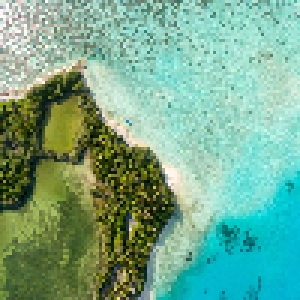
#> input picture HW6/image1.png, 100 x 100 px (shown 3 times larger)
$ jupyter execute --allow-errors HW6.ipynb   (shell and % lines are left out)
#> lines starting #> are read from the running program, lines starting #| are printed output that depends on the picture
[cell 1]
import numpy as np
import cv2
import os
from scipy.spatial.distance import pdist,squareform
from mpl_toolkits.mplot3d import Axes3D
import matplotlib.pyplot as plt
from array2gif import write_gif

# predefine colormap
colormap= np.random.choice(range(256),size=(100,3))
#colormap=np.asarray([[255,0,0],[0,255,0],[0,0,255],[255,255,0],[0,255,255],[255,0,255],[255,255,255]],dtype=np.uint8)

def imread(path):
    '''
    @param path:
    @return: (H*W,C) flatten_image ndarray
    '''
    image = cv2.imread(path)
    H, W, C = image.shape
    image_flat = np.zeros((W * H, C))
    for h in range(H):
        image_flat[h * W:(h + 1) * W] = image[h]

    return image_flat,H,W

def precomputed_kernel(X,gamma_s=1,gamma_c=1):
    '''
    kernel function: k(x,x')= exp(-r_s*||S(x)-S(x')||**2)* exp(-r_c*||C(x)-C(x')||**2)
    :@param X: (H*W=10000,rgb=3) ndarray
    :@param gamma_s: gamma of spacial
    :@param gamma_c: gamma of color
    :@return : (10000,10000) ndarray
    '''
    n=len(X)
    # S(x) spacial ingormation
    S=np.zeros((n,2))
    for i in range(n):
        S[i]=[i//100,i%100]
    K=squareform(np.exp(-gamma_s*pdist(S,'sqeuclidean')))*squareform(np.exp(-gamma_c*pdist(X,'sqeuclidean')))

    return K

def visualize(X,k,H,W):
    '''
    @param X: (10000) belonging classes ndarray
    @param k: #clusters
    @param H: image_H
    @param W: image_W
    @return : (H,W,3) ndarray
    '''
    colors= colormap[:k,:] #select the color for ploting the cluster
    res=np.zeros((H,W,3))
    for h in range(H):
        for w in range(W):
            #print(X[h*W+w],colors.shape)
            res[h,w,:]=colors[X[h*W+w]]

    return res.astype(np.uint8)

def plot_eigenvector(xs,ys,zs,C):
    '''
    only for 3-dim datas
    @param xs: (#datapoint) ndarray
    @param ys: (#datapoint) ndarray
    @param zs: (#datapoint) ndarray
    @param C: (#datapoint) ndarray, belonging class
    '''
    fig=plt.figure()
    ax=Axes3D(fig)
    markers=['o','^','s']
    for marker,i in zip(markers,np.arange(3)):
        ax.scatter(xs[C==i],ys[C==i],zs[C==i],marker=marker)

    ax.set_xlabel('eigenvector 1st dim')
    ax.set_ylabel('eigenvector 2nd dim')
    ax.set_zlabel('eigenvector 3rd dim')
    #plt.show()

def save_gif(segments,gif_path):
    # use the array2gif
    for i in range(len(segments)):
        segments[i] = segments[i].transpose(1, 0, 2)
    write_gif(segments, gif_path, fps=2)
EPS=1e-9

def initial_mean(X,k,initType):
    '''
    @param X: (#datapoint,#features) ndarray
    @param k: #clusters
    @param initType: 'random','pick','k_means_plusplus'
    @return: (k,#features) ndarray, Kij: cluster i's j-dim value
    '''
    Cluster = np.zeros((k, X.shape[1]))
    if initType == 'k_means_plusplus':
        #pick 1 cluster_mean
        Cluster[0]=X[np.random.randint(low=0,high=X.shape[0],size=1),:]
        #pick k-1 cluster_mean
        for c in range(1,k):
            Dist=np.zeros((len(X),c))
            for i in range(len(X)):
                for j in range(c):
                    Dist[i,j]=np.sqrt(np.sum((X[i]-Cluster[j])**2))
            #choose the farest point to the next cluster_mean
            Dist_square = Dist**2
            Dist_max = np.argmax(Dist_square, axis=1)
            Cluster[c]=X[Dist_max[c-1]]
    elif initType=='pick':
        #random select by uniform distribution
        random_pick=np.random.randint(low=0,high=X.shape[0],size=k)
        Cluster=X[random_pick,:]
    else:
        #random select by normal distribution
        X_mean=np.mean(X,axis=0)
        X_std=np.std(X,axis=0)
        for c in range(X.shape[1]):
            Cluster[:,c]=np.random.normal(X_mean[c],X_std[c],size=k)

    return Cluster

def kmeans(X,k,H,W,initType='random'):
    '''
    k clusters
    @param X: (#datapoint,#features) ndarray
    @param k: # clusters
    @param H: image H
    @param W: image W
    @return: (#datapoint) ndarray, Ci: belonging class of each data point
    @return: ndarray list ready for gif
    '''
    #set the initialization
    Mean=initial_mean(X,k,initType)
    print('finish init')
    # Classes of each Xi
    C=np.zeros(len(X),dtype=np.uint8)
    segments=[]

    diff=1e9
    count=1
    while diff>EPS :
        # E-step
        #classify the class of each Xi
        for i in range(len(X)):
            dist=np.sqrt(np.sum((Mean-X[i])**2,axis=1))
            C[i]=np.argmin(dist)

        # M-step
        #calculate the center of each cluster (Ci)
        New_Mean=np.zeros(Mean.shape)
        for i in range(k):
            belong=np.argwhere(C==i).reshape(-1)
            for j in belong:
                New_Mean[i]=New_Mean[i]+X[j]
            if len(belong)>0:
                New_Mean[i]=New_Mean[i]/len(belong)

        diff = np.sum((New_Mean - Mean)**2)
        Mean=New_Mean

        # visualize
        segment = visualize(C,k,H,W)
        segments.append(segment)


        count+=1

    return C,segments

[cell 2]
#PART1,2
img_path='image1.png'
image_flat,HEIGHT,WIDTH=imread(img_path)
#> in imread, image is the input picture: shape (100, 100, 3); mean B, G, R 141.1, 169.4, 117.4
#> HEIGHT = 100; WIDTH = 100
gamma_s=0.001
gamma_c=0.001
k=3  # k clusters
k_means_initType='k_means_plusplus'
gif_path=os.path.join('GIF','{}_{}Clusters_{}'.format(img_path.split('.')[0],k,'kernel k-means.gif'))

Gram=precomputed_kernel(image_flat,gamma_s,gamma_c)
#> in precomputed_kernel, `n=len(X)`: n = 10000

belongings,segments=kmeans(Gram,k,HEIGHT,WIDTH,initType=k_means_initType)
#> in kmeans, `C=np.zeros(len(X),dtype=np.uint8)`: C = 10000 values from 0 to 0
#> the loop in kmeans, `while diff>EPS :` made 10 passes
#> diff on pass 1: 188.8
#> pass 1, in kmeans, `segment = visualize(C,k,H,W)`:
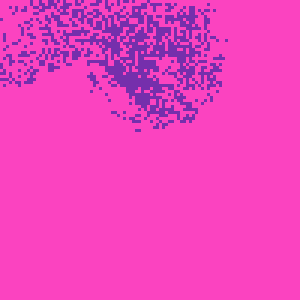
#> segment: shape (100, 100, 3) (shown 3 times larger); mean of channels 0, 1, 2 189.9, 64.9, 236.6; drawn as B, G, R
#> pass 2, in kmeans, `segment = visualize(C,k,H,W)`:
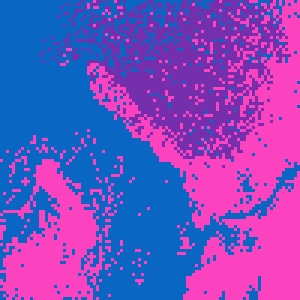
#> segment: shape (100, 100, 3) (shown 3 times larger); mean of channels 0, 1, 2 189.5, 78.9, 120; drawn as B, G, R
#> pass 3, in kmeans, `segment = visualize(C,k,H,W)`:
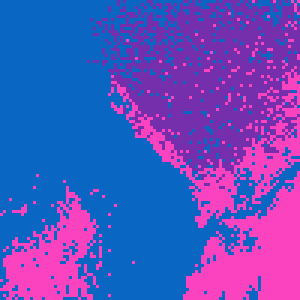
#> segment: shape (100, 100, 3) (shown 3 times larger); mean of channels 0, 1, 2 189, 81.6, 91.4; drawn as B, G, R
#> after the loop in kmeans, `while diff>EPS :`: C = 10000 values, max 2 at index 0, min 0 at index 50, mean 1.41; count = 11; segments = 10 items
#> belongings has the same summary as C in kmeans; segments = 10 items
#save_gif(segments,gif_path)

[cell 3]
segments[0].shape
#> Out = (100, 100, 3)

[cell 4]
#PART3
img_path='image1.png'
image_flat,HEIGHT,WIDTH=imread(img_path)
gamma_s=0.001
gamma_c=0.001
k=3  # k clusters
k_means_initType='k_means_plusplus'


#> (the rest of this cell did not finish here and is left out)

#kmeans
belongings,segments=kmeans(Gram,k,HEIGHT,WIDTH,initType=k_means_initType)
gif_path=os.path.join('PART3','{}_{}Clusters_{}'.format(k_means_initType,k,'kernel k-means.gif'))
save_gif(segments,gif_path)
belongings,segments=kmeans(Gram,k,HEIGHT,WIDTH,initType='pick')
k_means_initType = 'pick'
gif_path=os.path.join('PART3','{}_{}Clusters_{}'.format(k_means_initType,k,'kernel k-means.gif'))
save_gif(segments,gif_path)
belongings,segments=kmeans(Gram,k,HEIGHT,WIDTH)
k_means_initType = 'random_normal'
gif_path=os.path.join('PART3','{}_{}Clusters_{}'.format(k_means_initType,k,'kernel k-means.gif'))
save_gif(segments,gif_path)

#> (a cell that did not finish here is left out)

# degree matrix
D=np.diag(np.sum(W,axis=1))
# laplacian matrix
L=D-W
D_inverse_square_root=np.diag(1/np.diag(np.sqrt(D)))
L_sym=D_inverse_square_root@L@D_inverse_square_root
# calculate the eigenvalue and eigenvector
eigenvalue,eigenvector=np.linalg.eig(L_sym)
sort_index=np.argsort(eigenvalue)
# U:(n,k)
U=eigenvector[:,sort_index[1:1+k]]
# normalized
# T:(n,k) each row with norm 1
sums=np.sqrt(np.sum(np.square(U),axis=1)).reshape(-1,1)
T=U/sums

# k-means
k_means_initType='k_means_plusplus'
belongings,segments=kmeans(Gram,k,HEIGHT,WIDTH,initType=k_means_initType)
gif_path=os.path.join('PART3','{}_{}Clusters_{}'.format(k_means_initType,k,'normalized.gif'))
save_gif(segments,gif_path)

[cell 6]
#normalized spectral clustering
gif_path=os.path.join('GIF','{}_{}Clusters_{}'.format(img_path.split('.')[0],k,'normalized.gif'))
# similarity matrix
#> (the rest of this cell did not finish here and is left out)

# degree matrix
D=np.diag(np.sum(W,axis=1))
# laplacian matrix
L=D-W
D_inverse_square_root=np.diag(1/np.diag(np.sqrt(D)))
L_sym=D_inverse_square_root@L@D_inverse_square_root
# calculate the eigenvalue and eigenvector
eigenvalue,eigenvector=np.linalg.eig(L_sym)
sort_index=np.argsort(eigenvalue)
# U:(n,k)
U=eigenvector[:,sort_index[1:1+k]]
# normalized
# T:(n,k) each row with norm 1
sums=np.sqrt(np.sum(np.square(U),axis=1)).reshape(-1,1)
T=U/sums

# k-means
belonging,segments=kmeans(T,k,HEIGHT,WIDTH,initType=k_means_initType)

save_gif(segments,gif_path)
if k==3:
    plot_eigenvector(U[:,1],U[:,0],U[:,2],belonging)

[cell 7]
#ratio spectral clustering
# set parameters
#img_path='image2.png'
image_flat,HEIGHT,WIDTH=imread(img_path)
gamma_s=0.001
gamma_c=0.001
k_means_initType='k_means_plusplus'
#k=3  # k clusters
gif_path=os.path.join('GIF','{}_{}Clusters_{}'.format(img_path.split('.')[0],k,'ratio.gif'))
print('Calculating...')
# similarity matrix
#> (the rest of this cell did not finish here and is left out)
